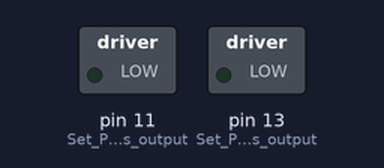
A sketch run on a simulated Arduino Uno, built with avr-gcc and run on an emulated ATmega328P. Shown: switched loads named in the sketch (green lamp = pin HIGH).

Above: at 0.1 s.
At 5.1 s:
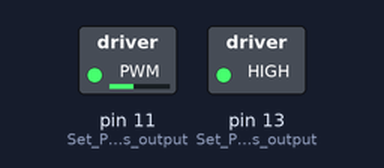
Timing chart, 0 to 6.6 s (numbered marks = the images above):
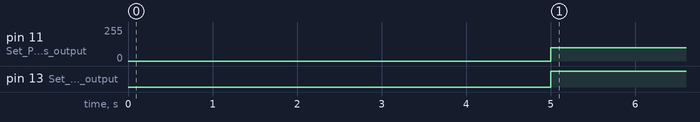

Measured:
- by itself, pin 11 (Set_Pin_11_as_output): 0/255 → 100/255 at 5.0 s
- by itself, pin 13 (Set_Pin_13_as_output): LOW → HIGH at 5.0 s

The sketch:

1_drive.ino
```cpp
// Robot setup
void setup() {
  // Motor Set Up
  pinMode(13, OUTPUT);  // Set Pin 13 as output
  pinMode(11, OUTPUT);  // Set Pin 11 as output
}

void loop() {
  delay(5000);   // Wait 5 seconds
  drive(100);    // Move at speed 100
}

// Drive function - makes the robot move
// void → This means the function doesn't "return" anything (it just does something).
// drive → This is the name of the function. We call this to make the robot move.
// (int motorspeed) → This is the "input." When we call drive(100), motorspeed = 100.
void drive(int motorspeed){
  digitalWrite(13, HIGH);  // Turn on Pin 13
  analogWrite(11, motorspeed);  // Set motor speed using pulse-width modulation (PWM)
}
```
